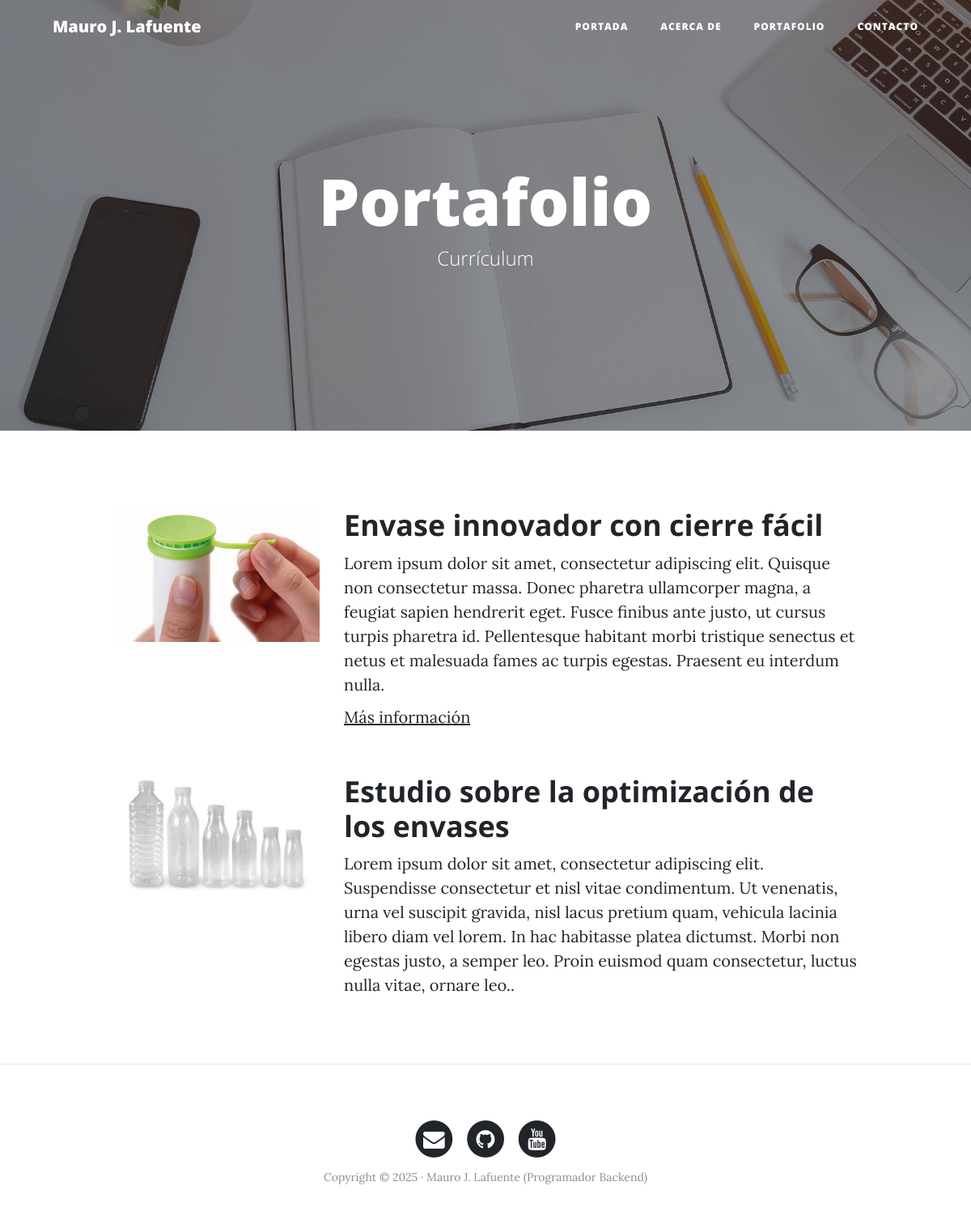
The page /portfolio/ on the database its author committed.
### portfolio/models.py (models this page shows, shortened)
class Project(models.Model):
    title = models.CharField(max_length=200, verbose_name="Título")
    description = models.TextField(verbose_name="Descripción")
    image = models.ImageField(verbose_name="Imágen", upload_to="projects")
    link = models.URLField(verbose_name="Dirección Web", null=True,blank=True)
    created = models.DateField(auto_now_add=True, verbose_name="Fecha de creación") #se ejecuta la primera vez, al crearse
    updated = models.DateTimeField(auto_now=True, verbose_name="Fecha de edición") #se ejecuta cada que se actualiza la instancia
    class Meta:
        verbose_name = "proyecto"
        verbose_name_plural = "proyectos"
        ordering = ["-created"] #de mas nuevo a mas antiguo ponemos el "-"

### portfolio/views.py (the view)
# urls.py: path('portfolio/', portfolio_views.portfolio, name="portfolio"),
def portfolio(request):
    projects = Project.objects.all() #object es como una lista que gesitona en tiempo de ejecucion es automatico cuando se ejecuta django
    return render(request, "portfolio/portfolio.html", {'projects':projects})#agregamos como parametro ademas un diccionario "context"

### portfolio/templates/portfolio/portfolio.html (shortened to what this page needs)
{% extends 'core/base.html'%}
{% block background %}{% load static %}{% static 'core/img/portfolio-bg.jpg' %}{% endblock %}
{% block headers %}
<h1>Portafolio</h1>
<span class="subheading">Currículum</span>
{% endblock %}
{% block content %}
{% for project in projects %}
<div class="row project">
    <div class="col-lg-3 col-md-4 offset-lg-1">
        <img class="img-fluid" src="{{project.image.url}}" alt="">
    </div>
  <div class="col-lg-7 col-md-8">
        <h2 class="section-heading title">{{project.title}}</h2>
    <p>{{project.description}}</p>
    {% if project.link %}
    <p><a href={{project.link}}>Más información</a></p>
    {% endif %}
    </div>
</div>
{% endfor %}
{% endblock %}

### core/templates/core/base.html (shortened to what this page needs)
<!DOCTYPE html>
<html lang="es">
  <head>
     {% load static %}
    <link href="{% static 'core/vendor/bootstrap/css/bootstrap.min.css' %}" rel="stylesheet">
    <link href="{% static 'core/vendor/font-awesome/css/font-awesome.min.css' %}" rel="stylesheet" type="text/css">
    <link href="{% static 'core/css/clean-blog.min.css' %}" rel="stylesheet">
  </head>
  <body>
    <nav class="navbar navbar-expand-lg navbar-light fixed-top" id="mainNav">
      <div class="container">
        <a class="navbar-brand" href="{% url 'home' %}">Mauro J. Lafuente</a>
        <div class="collapse navbar-collapse" id="navbarResponsive">
          <ul class="navbar-nav ml-auto">
            <li class="nav-item">
              <a class="nav-link" href="{% url 'home' %}">Portada</a>
            </li>
            <li class="nav-item">
              <a class="nav-link" href="{% url 'about' %}">Acerca de</a>
            </li>
            <li class="nav-item">
              <a class="nav-link" href="{% url 'portfolio' %}">Portafolio</a>
            </li>
            <li class="nav-item">
              <a class="nav-link" href="{% url 'contact' %}">Contacto</a>
            </li>
          </ul>
        </div>
      </div>
    </nav>
    <header class="masthead" style="background-image: url('{% block background %}{% endblock %}')">
      <div class="overlay"></div>
      <div class="container">
        <div class="row">
          <div class="col-lg-8 col-md-10 mx-auto">
            <div class="site-heading">
                {% block headers %}{% endblock %}
            </div>
          </div>
        </div>
      </div>
    </header>
    <div class="container">
      {% block content %}{% endblock %}
    </div>
    {% if request.path != "/" %}<hr>{% endif %}
    <footer>
      <div class="container">
        <div class="row">
          <div class="col-lg-8 col-md-10 mx-auto">
            <ul class="list-inline text-center">
              <li class="list-inline-item">
                <a href="#">
                  <span class="fa-stack fa-lg">
                    <i class="fa fa-circle fa-stack-2x"></i>
                    <i class="fa fa-envelope fa-stack-1x fa-inverse"></i>
                  </span>
                </a>
              </li>
              <li class="list-inline-item">
                <a href="#">
                  <span class="fa-stack fa-lg">
                    <i class="fa fa-circle fa-stack-2x"></i>
                    <i class="fa fa-github fa-stack-1x fa-inverse"></i>
                  </span>
                </a>
              </li>
              <li class="list-inline-item">
                <a href="#">
                  <span class="fa-stack fa-lg">
                    <i class="fa fa-circle fa-stack-2x"></i>
                    <i class="fa fa-youtube fa-stack-1x fa-inverse"></i>
                  </span>
                </a>
              </li>
            </ul>
            <p class="copyright text-muted">Copyright &copy; 2025 · Mauro J. Lafuente (Programador Backend) </p>
          </div>
        </div>
      </div>
    </footer>
  </body>
</html>

### rows shown on the page
Project: image (picture), title "Envase innovador con cierre fácil", description "Lorem ipsum dolor sit amet, consectetur adipiscing elit. Quisque non consectetur massa. Donec pharetra ullamcorper magna, a feugiat sapien hendrerit eget. Fusce finibus ante justo, ut cursus turpis pharetra id. Pellentesque habitant morbi tristique senectus et netus et malesuada fames ac turpis egestas. Praesent eu interdum nulla."
Project: image (picture), title "Estudio sobre la optimización de los envases", description "Lorem ipsum dolor sit amet, consectetur adipiscing elit. Suspendisse consectetur et nisl vitae condimentum. Ut venenatis, urna vel suscipit gravida, nisl lacus pretium quam, vehicula lacinia libero diam vel lorem. In hac habitasse platea dictumst. Morbi non egestas justo, a semper leo. Proin euismod quam consectetur, luctus nulla vitae, ornare leo.."
